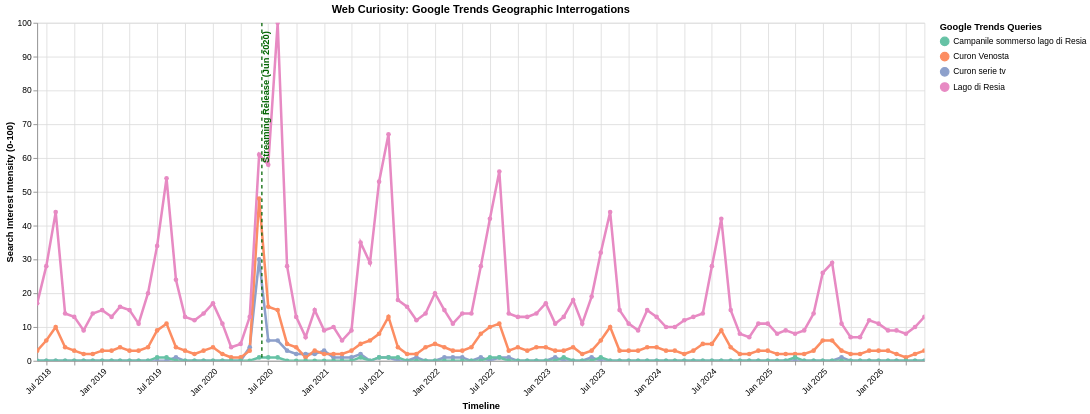

The specification (Vega-Lite) saved for this image:
### Vega-Lite specification from a JSON file in a GitHub repository (floating-point values rounded to 4 significant figures; data arrays with more than 128 entries replaced by an {"elided": "..."} marker saying what was removed)
{"config": {"view": {"continuousWidth": 300, "continuousHeight": 300}}, "layer": [{"data": {"name": "data-c35e41598d801cfa726dca7c4949c565"}, "mark": {"type": "line", "point": true, "strokeWidth": 3}, "encoding": {"color": {"field": "Subject", "legend": {"title": "Google Trends Queries"}, "scale": {"scheme": "set2"}, "type": "nominal"}, "tooltip": [{"field": "Date", "format": "%B %Y", "type": "temporal"}, {"field": "Subject", "type": "nominal"}, {"field": "Search_Index", "type": "quantitative"}], "x": {"axis": {"format": "%b %Y", "labelAngle": -45}, "field": "Date", "title": "Timeline", "type": "temporal"}, "y": {"field": "Search_Index", "title": "Search Interest Intensity (0-100)", "type": "quantitative"}}, "name": "view_6360fffd07f469ce_0"}, {"data": {"name": "data-5c5c8fbebaa29f3364acccfd904c9859"}, "mark": {"type": "rule", "size": 1.5, "strokeDash": [4, 4]}, "encoding": {"color": {"field": "Color", "scale": null, "type": "nominal"}, "x": {"field": "Date", "type": "temporal"}}}, {"data": {"name": "data-5c5c8fbebaa29f3364acccfd904c9859"}, "mark": {"type": "text", "align": "right", "angle": 270, "baseline": "top", "dx": 5, "fontSize": 11, "fontWeight": "bold"}, "encoding": {"color": {"field": "Color", "scale": null, "type": "nominal"}, "text": {"field": "Event", "type": "nominal"}, "x": {"field": "Date", "type": "temporal"}, "y": {"value": 15}}}], "height": 400, "params": [{"name": "param_1e9efca18e7a2868", "select": {"type": "interval", "encodings": ["x", "y"]}, "bind": "scales", "views": ["view_6360fffd07f469ce_0"]}], "title": "Web Curiosity: Google Trends Geographic Interrogations", "width": 1050, "$schema": "https://vega.github.io/schema/vega-lite/v6.4.1.json", "datasets": {"data-c35e41598d801cfa726dca7c4949c565": {"elided": "388 records"}, "data-5c5c8fbebaa29f3364acccfd904c9859": [{"Date": "2020-06-10T00:00:00", "Event": "Streaming Release (Jun 2020)", "Color": "#006400"}]}}
